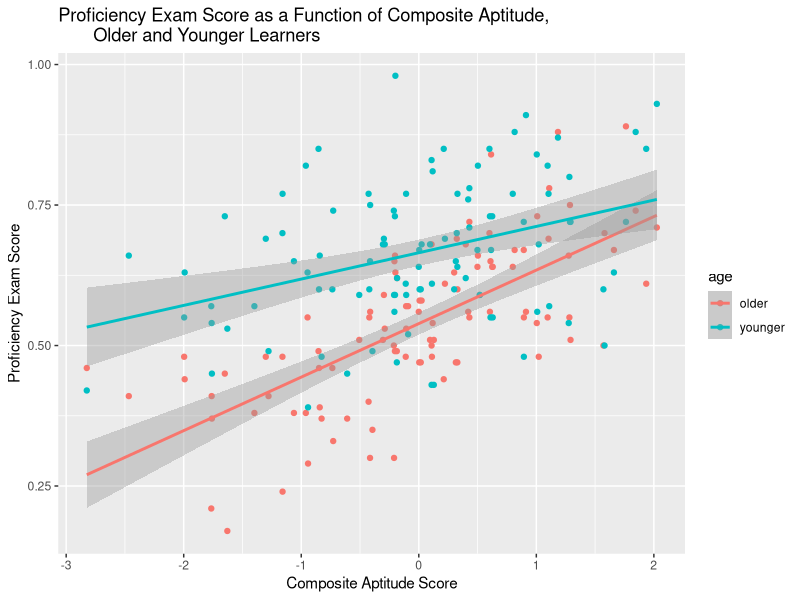
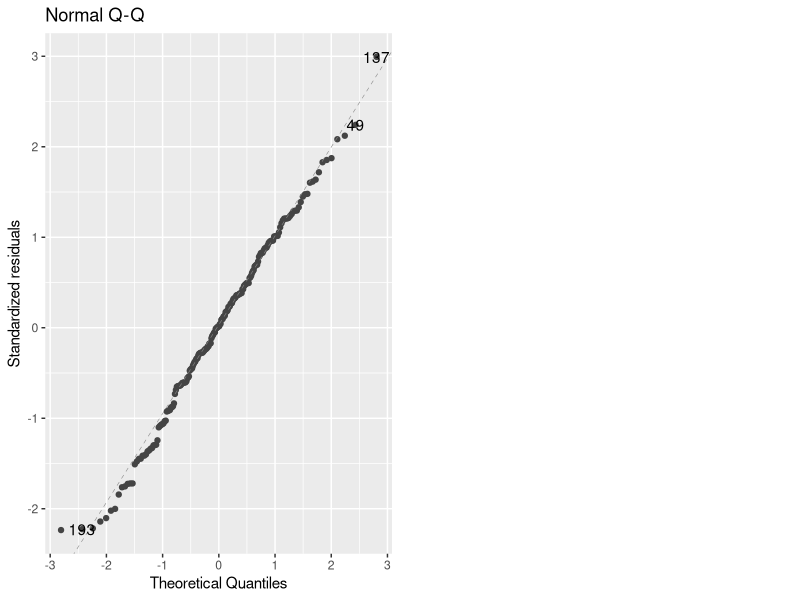
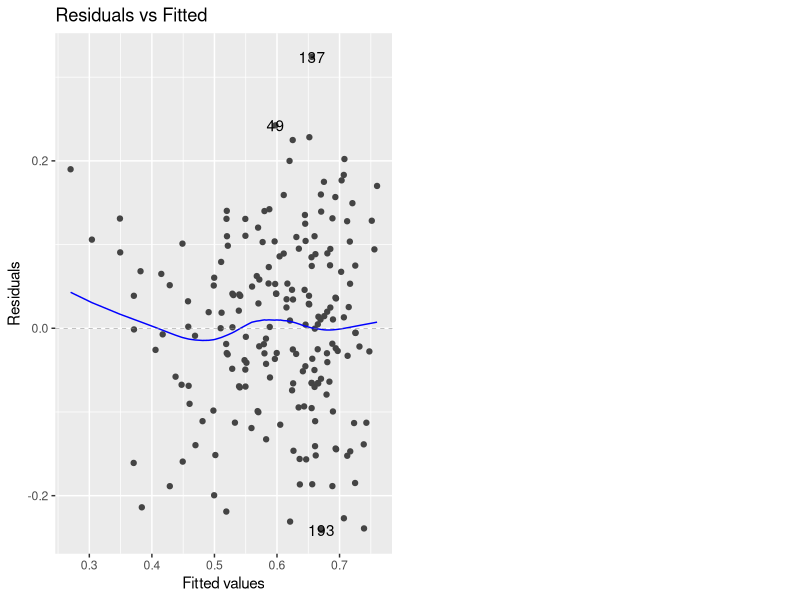

The R source for these figures, in order:
## ---- chunk 1
knitr::opts_chunk$set(echo = TRUE)
## ---- chunk 2
#load the tidyverse and the data
library(tidyverse)
library(ggfortify)
data <- read_csv("./data_raw/lang_data_raw.csv")
#print the first six rows
head(data, 6)
## ---- chunk 3
lang_tidy <- data %>%
  separate(., id, into = c("subject", "sex", "age"), sep = "_")
## ---- chunk 4
#create new variable and standardized version using mutate()
tidy_2 <- lang_tidy %>%
  mutate(., composite_score = log(iq / 80) + log(motivation)) %>%
  mutate(., cas_stan = (composite_score - mean(composite_score))/ sd(composite_score))
## ---- chunk 5
#use summarize() to summarize the means/sd of proficiency score as a function of age
tidy_2 %>%
  group_by(., age) %>%
  summarize(., Score_Mean = mean(prof), Score_sd = sd(prof)) %>% knitr::kable(., format = 'html', digits = 2)
## ---- chunk 6
#create a scatterplot using geom_point and a regression line using geom_smooth
#with the "lm" method specified
tidy_2 %>%
  ggplot(., aes(cas_stan, prof, color = age)) +
  geom_point() +
  geom_smooth(method = lm) +
  labs(x = "Composite Aptitude Score", y = "Proficiency Exam Score",
       title = "Proficiency Exam Score as a Function of Composite Aptitude, 
       Older and Younger Learners")
## ---- chunk 7
#fit models using lm()
mod_full <- lm(prof ~ age + cas_stan + age:cas_stan, data = tidy_2)
mod_int  <- lm(prof ~ age + cas_stan,                data = tidy_2)
mod_comp <- lm(prof ~ age,                           data = tidy_2)
mod_age  <- lm(prof ~ cas_stan,                      data = tidy_2)
mod_null <- lm(prof ~ 1,                             data = tidy_2)
## ---- chunk 8
#compare models using the anova() function
#interaction term
comparison_1 <- anova(mod_int, mod_full)
#composite_score
comparison_2 <- anova(mod_comp, mod_int)
#age
comparison_3 <- anova(mod_age, mod_int)
## ---- chunk 9
summary(mod_full)
## ---- chunk 10
#check the distribution of the residuals
autoplot(mod_full, which = 2)
#check whether the residuals are homoskedastic
autoplot(mod_full, which = 1)
